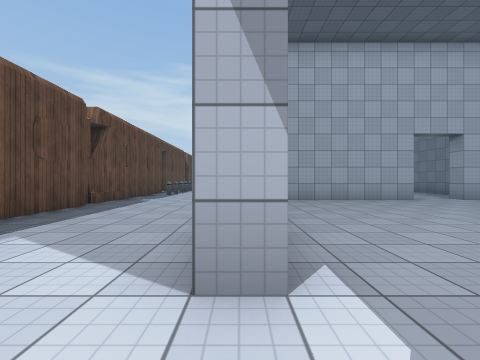
view 1 (above)

24 first-person views from a walk through a 3-D level made in the Unity game engine. The camera is 1.2 m above the floor, looks level and sees 90° across. The floor is counted in squares, 2 m on a side. Each view is taken from the middle of a square. On the plan, view 1 faces up. The plan holds only what a view shows up to about 9 squares ahead; the rest is blank. The place goes on beyond the plan. Some animated figures are not drawn. Some surface patterns are stand-ins.

view 2
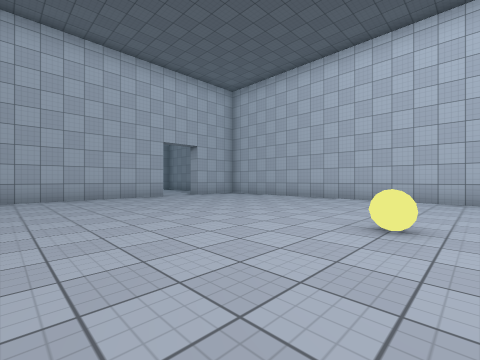

view 3
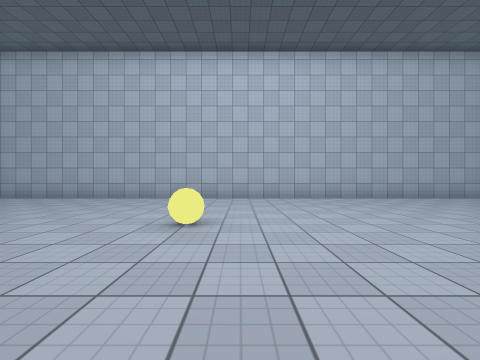

view 4
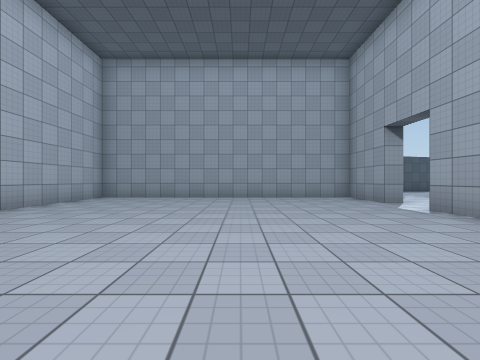

view 5
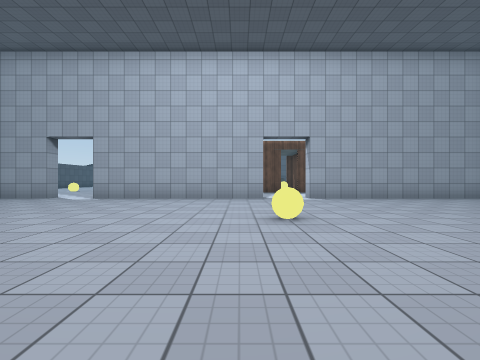

view 6
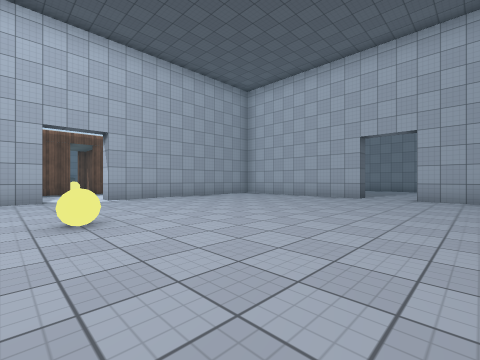

view 7
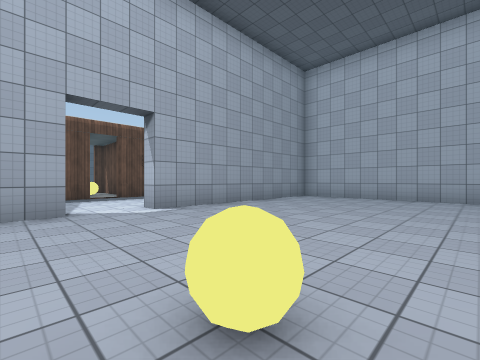

view 8
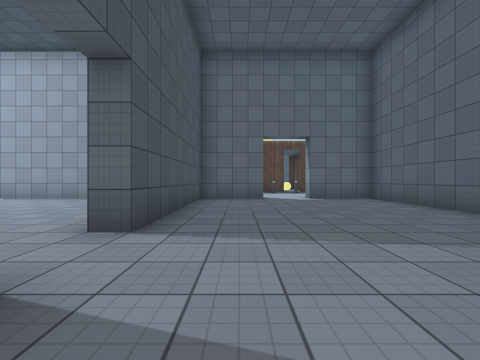

view 9
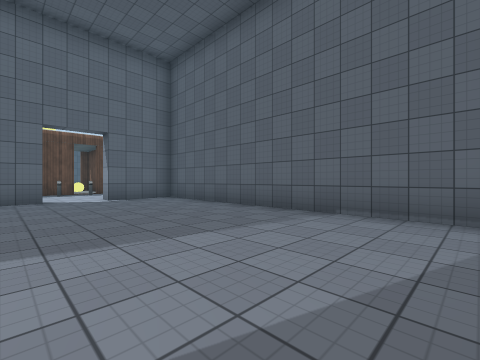

view 10
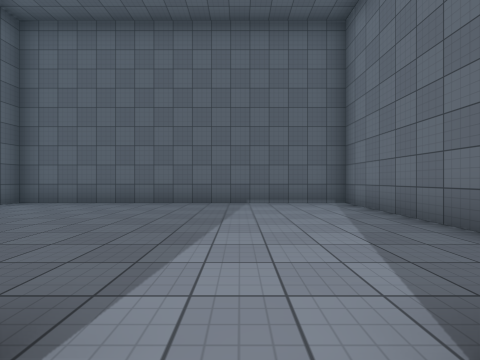

view 11
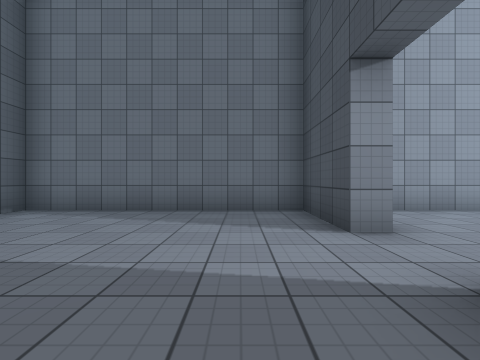

view 12
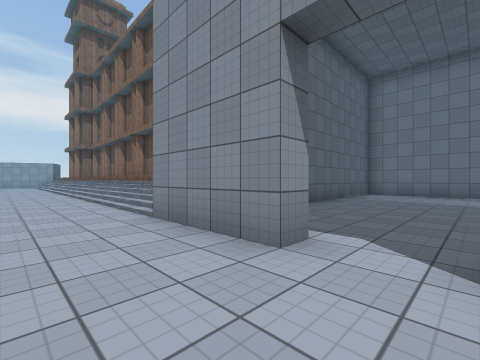

view 13
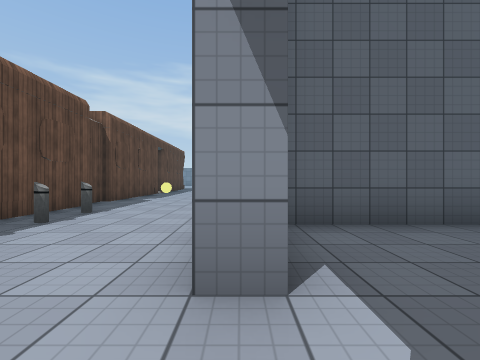

view 14
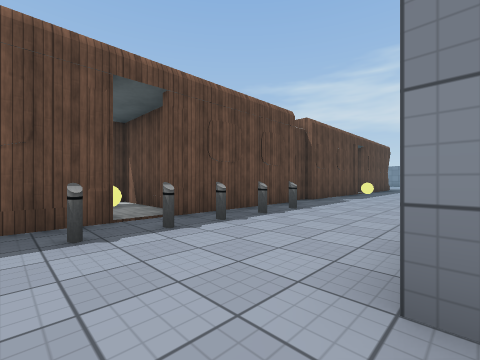

view 15
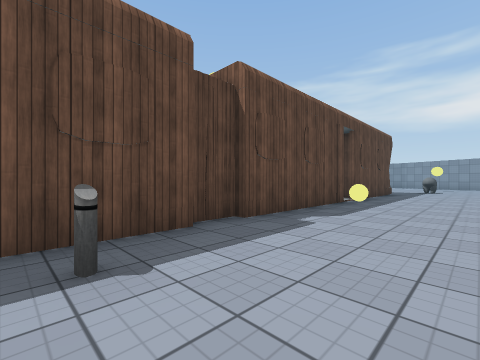

view 16
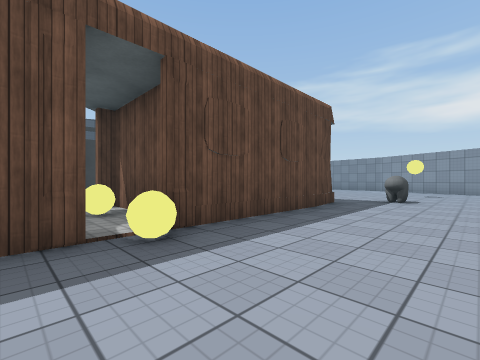

view 17
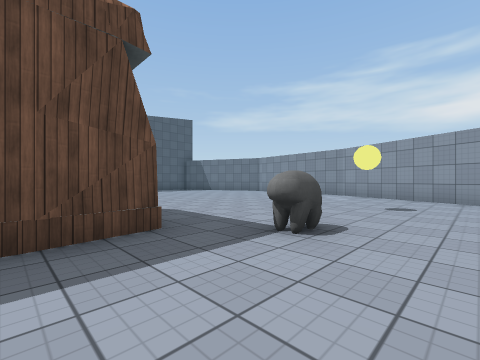

view 18
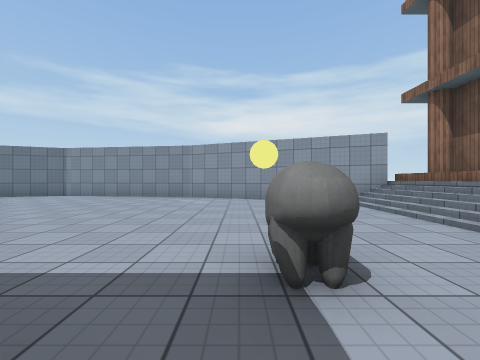

view 19
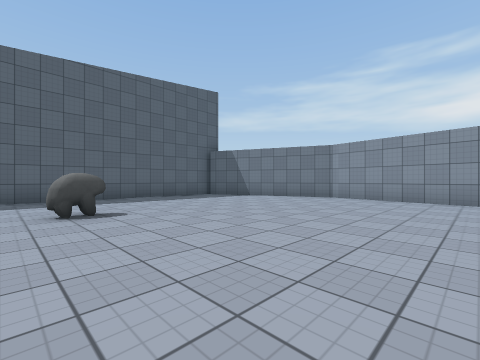

view 20
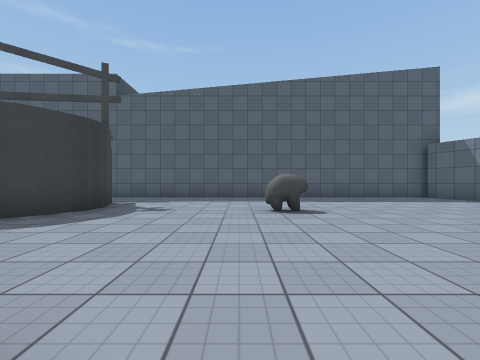

view 21
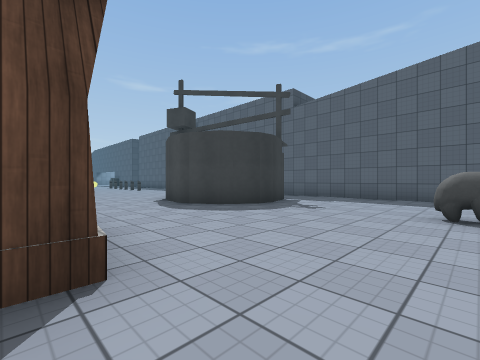

view 22
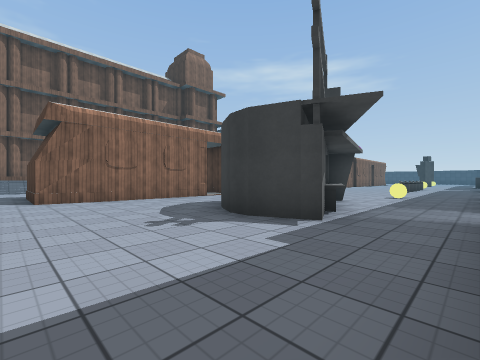

view 23
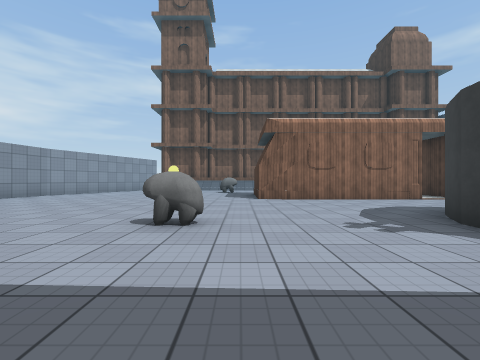

view 24
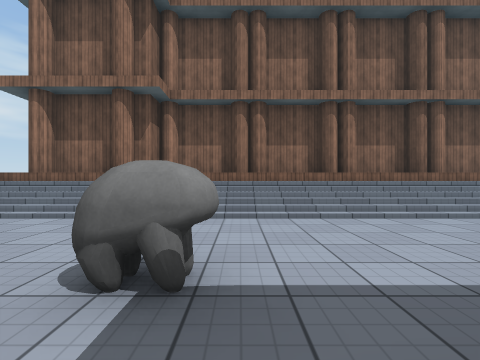

### Floor plan
Key: @ floor where view 1 was taken; # wall or solid block; . main floor; : floor 0.25 m higher than the main floor; + floor 1.25 m higher than the main floor; = window, fence, low wall or low ledge; ^ raised ledge; P pole; O other object.
Columns run from 15 left of view 1 to 9 right of it. Each row starts with its distance up from view 1.
 35     ########
 34 ###........####
 33 #.............##
 32 #..............###
 31 #..............:+#
 30 #........... ..:+#
 29 #..............:
 28 #...O.......O..   #
 27 #...........O..:+ #
 26 #........###...:+ #
 25 #........###...:+ #
 24 #...#....###...:+ #
 23 #..O##...###...:+ #
 22  ..^ #...###...   #
 21  ... #....=#=..:  #
 20   ..#... ###...:  #
 19   ......   #...:
 18   .=.      #...:
 17   ...      #...:+#
 16   ..       #...:
 15            #...:
 14            #P..##########
 13            #P..#........#
 12          ###P..#........#
 11            #P...........#
 10            # ...........#
  9            #.. #........#
  8            #.. ######.###
  7            #.. #........#
  6            #...#........#
  5            #...#........#
  4            #...#........#
  3            #...#........#
  2           ##...#........#
  1           ##............#
  0            #...@...=....#
 -1                #........#
 -2                #........#
 -3                #........#
 -4                #........#
 -5                #........#
 -6                .........#
 -7               ..........#
 -8              ..#........#
 -9                #........#
-10                ##########

Positions as (right, up) in squares from view 1, and headings:
1: (0, 0), facing up
2: (1, -1), facing up-right
3: (1, -1), facing right
4: (4, -1), facing down
5: (8, -1), facing left
6: (8, -1), facing up-left
7: (5, -1), facing up-left
8: (8, 9), facing left
9: (8, 9), facing up-left
10: (6, 7), facing up
11: (4, 9), facing right
12: (-2, 10), facing up-right
13: (0, 10), facing up
14: (0, 10), facing up-left
15: (-1, 14), facing up-left
16: (-1, 20), facing up-left
17: (-1, 25), facing up-left
18: (-3, 26), facing up
19: (-6, 27), facing up-left
20: (-6, 27), facing left
21: (-6, 28), facing down-left
22: (-14, 27), facing down-right
23: (-14, 27), facing right
24: (-4, 27), facing right
